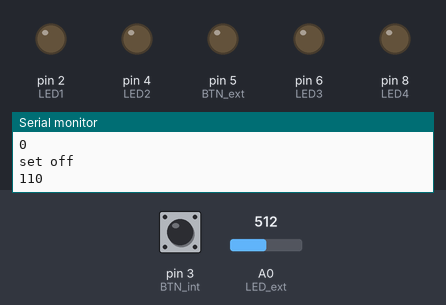
This sketch was run on a simulated Arduino Uno, built with avr-gcc and run on an emulated ATmega328P. Parts: output pins drawn as LEDs (lit = HIGH), the last lines printed to the serial monitor. Dashed ring = blinking. The inputs (shaded band) are chosen by the test bench; at power-on: pin 3 (BTN_int) HIGH, A0 (LED_ext) = 512. EEPROM starts erased.

Above: at 1.2 s.
1.3 s: pin 3 (BTN_int) pulled LOW for 0.15 s
At 1.91 s:
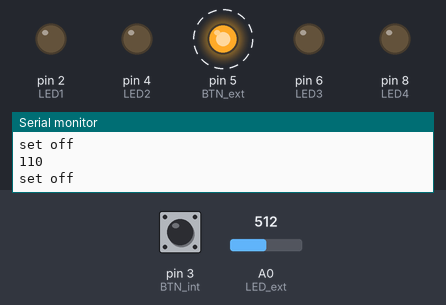
4.3 s: pin 3 (BTN_int) pulled LOW for 1 s
At 6.3 s:
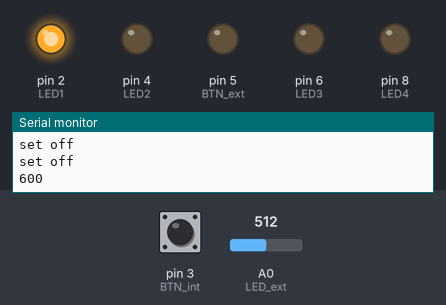
7.3 s: pin 3 (BTN_int) pulled LOW for 0.15 s
At 8.6 s:
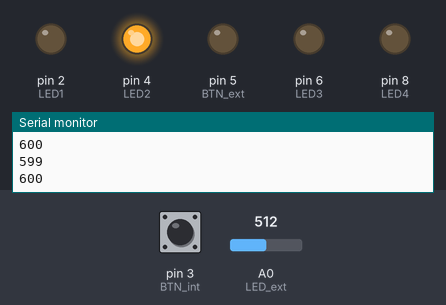
8.9 s: pin 3 (BTN_int) pulled LOW for 3.2 s
At 12.8 s:
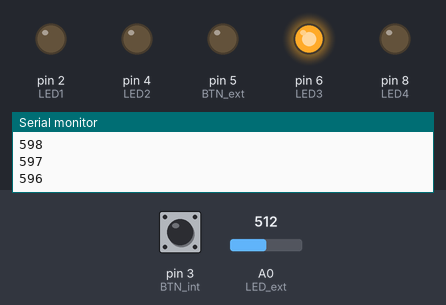
13.6 s: pin 3 (BTN_int) pulled LOW for 0.15 s
At 14.9 s:
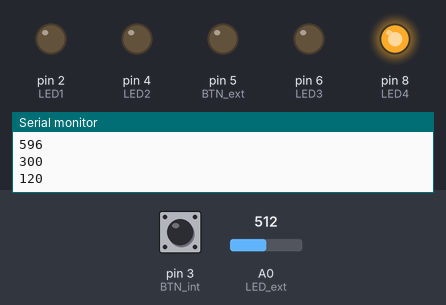
15.2 s: pin 3 (BTN_int) pulled LOW for 1 s
At 16.7 s:
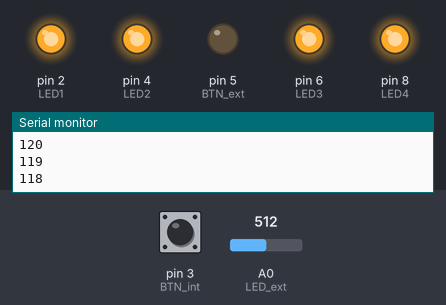
Timing chart, 0 to 18.2 s (numbered marks = the images above; inputs shaded):
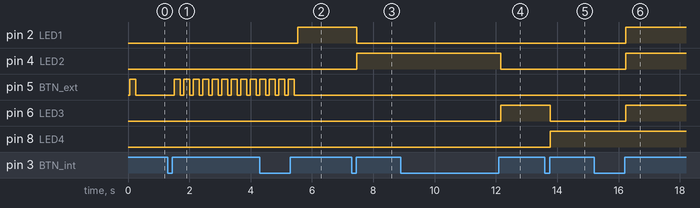

The sketch:

conditioner.ino
```cpp
#include <EEPROM.h>


//define pins:
#define LED1 2
#define LED2 4
#define LED3 6
#define LED4 8
#define BTN_int 3
#define BTN_ext 5
#define LED_ext A0

const int on_seconds[]={0,120,300,600,600,0}; //conditioner on in seconds for mode  1 2 3 4 //exclude mode 0 and 5 //1-minimum cold
const int off_seconds[]={0,600,600,300,120,0}; //conditioner off in seconds for mode 1 2 3 4 //exclude mode 0 and 5 //4-maximum cold

bool timer_flag=false;
int mode=0;//temperature mode 0-off 1-min ... 4-max 5-always on
bool power_on=true; //conditioner power
bool btn_pressed=false; //btn was pressed flag
int seconds=0; //count second for timer


void setup() {
  // put your setup code here, to run once:

  analogRead(LED_ext);//initialisation

  Serial.begin(115200);

  pinMode(LED1, OUTPUT);
  pinMode(LED2, OUTPUT);
  pinMode(LED3, OUTPUT);
  pinMode(LED4, OUTPUT);
  pinMode(BTN_int, INPUT_PULLUP);
  pinMode(BTN_ext, OUTPUT);
  pinMode(LED_ext, INPUT);

  clr();

  EEPROM.get(0, mode);
  show_mode();
  set_seconds();
  digitalWrite(BTN_ext,LOW);


  // инициализация Timer1
  cli(); // отключить глобальные прерывания
  TCCR1A = 0; // установить регистры в 0
  TCCR1B = 0;

  OCR1A = 15624; // установка регистра совпадения //15624 с делителем = 1сек
  TCCR1B |= (1 << WGM12); // включение в CTC режим

  // Установка битов CS10 и CS12 на коэффициент деления 1024
  TCCR1B |= (1 << CS10);
  TCCR1B |= (1 << CS12);

  TIMSK1 |= (1 << OCIE1A);  // включение прерываний по совпадению
  sei(); // включить глобальные прерывания

}

void loop() {
  // put your main code here, to run repeatedly:

//debug:
//  delay(100);
//  if(digitalRead(BTN_int)==LOW)digitalWrite(BTN_ext,HIGH);//button pressed
//  if(digitalRead(BTN_int)==HIGH)digitalWrite(BTN_ext,LOW);//button not pressed
//
//  if(led_is_on()==true)digitalWrite(LED1,HIGH); //LED is on  //ext led measured: 1023>off>900 700>on>600
//  if(led_is_on()==false)digitalWrite(LED1,LOW);  //LED is off

//  if(digitalRead(BTN_int)==LOW){digitalWrite(BTN_ext,LOW);delay(200);digitalWrite(BTN_ext,HIGH);digitalWrite(LED1,HIGH);delay(100);digitalWrite(BTN_ext,LOW);delay(100);}//button pressed

//debug


  delay (50);

  if(digitalRead(BTN_int)==LOW) btn_pressed=true;//button pressed
  delay(10);
  if((digitalRead(BTN_int)==HIGH)and(btn_pressed==true))//button released
  {
    change_mode();
    btn_pressed=false;
  }

  if(mode==0)//always off
    {
      power_on=false;
      if(led_is_on()==true)correcting();  //correcting power correscponding mode
    };

  if(mode==5)//always on
    {
      power_on=true;
      if(led_is_on()==false)correcting(); //correcting power correscponding mode
    };

    if(timer_flag==true)
    {
        on_off(); //change power on/off
        set_seconds();
        timer_flag=false;
    }


}

void change_mode() //change mode (0-1-2-3-4-5)
{
  mode=mode+1;
  if(mode>5)mode=0;
  EEPROM.put(0, mode);
  set_seconds();
  show_mode();
}

void clr() //clear leds
{
  digitalWrite(LED1,LOW);
  digitalWrite(LED2,LOW);
  digitalWrite(LED3,LOW);
  digitalWrite(LED4,LOW);
}

void show_mode() //show mode on leds
{
  clr();
  if(mode==0){  digitalWrite(LED1,LOW);digitalWrite(LED2,LOW);digitalWrite(LED3,LOW);digitalWrite(LED4,LOW);  }
  if(mode==1)digitalWrite(LED1,HIGH);
  if(mode==2)digitalWrite(LED2,HIGH);
  if(mode==3)digitalWrite(LED3,HIGH);
  if(mode==4)digitalWrite(LED4,HIGH);
  if(mode==5){  digitalWrite(LED1,HIGH);digitalWrite(LED2,HIGH);digitalWrite(LED3,HIGH);digitalWrite(LED4,HIGH);  }
}


ISR(TIMER1_COMPA_vect)
{
    Serial.println(seconds);
    if(mode==0)return;
    if(mode==5)return;
    seconds--;
    if(seconds < 1)
    {
        timer_flag=true;

    }

}

void on_off() //change power on/off
{
  power_on=!power_on;
  correcting();
  delay(50);
}

void set_seconds()
{
  if(power_on==true)seconds=on_seconds[mode];
  if(power_on==false)seconds=off_seconds[mode];
}

bool led_is_on()
{
  if(analogRead(LED_ext)<800)return true; else return false; //LED is on  //ext led measured: 1023>off>900 700>on>600
}

void correcting() //correcting power on off correcponding led
{
  if((power_on==false)and(led_is_on()==true))
  {

    //digitalWrite(LED3,HIGH);delay(200);digitalWrite(LED3,LOW);delay(50);//debug
    digitalWrite(BTN_ext,HIGH);delay(200);digitalWrite(BTN_ext,LOW);delay(50);
    Serial.println("set off");//debug
    return;
  } //set power off (if external led is on)

  if((power_on==true)and(led_is_on()==false))
  {
    //digitalWrite(LED1,HIGH);delay(200);digitalWrite(LED1,LOW);delay(50);//debug
    digitalWrite(BTN_ext,HIGH);delay(200);digitalWrite(BTN_ext,LOW);delay(50);
    Serial.println("set on");//debug
    return;
  } //set power on (if external led is off)

}


//end
```

Measured:
- after the input at 1.3 s, pin 5 (BTN_ext): alternates HIGH for 0.20 s and LOW for 0.11 s, starting after 0.20 s
- after the input at 4.3 s, pin 2 (LED1): LOW → HIGH after 1.2 s; pin 5 (BTN_ext): goes on until 5.4 s, then stays LOW
- after the input at 7.3 s, pin 2 (LED1): HIGH → LOW after 0.17 s; pin 4 (LED2): LOW → HIGH after 0.17 s
- after the input at 8.9 s, pin 4 (LED2): HIGH → LOW after 3.3 s; pin 6 (LED3): LOW → HIGH after 3.3 s
- after the input at 13.6 s, pin 6 (LED3): HIGH → LOW after 0.18 s; pin 8 (LED4): LOW → HIGH after 0.18 s
- after the input at 15.2 s, pin 2 (LED1), pin 4 (LED2), pin 6 (LED3): LOW → HIGH after 1.0 s
